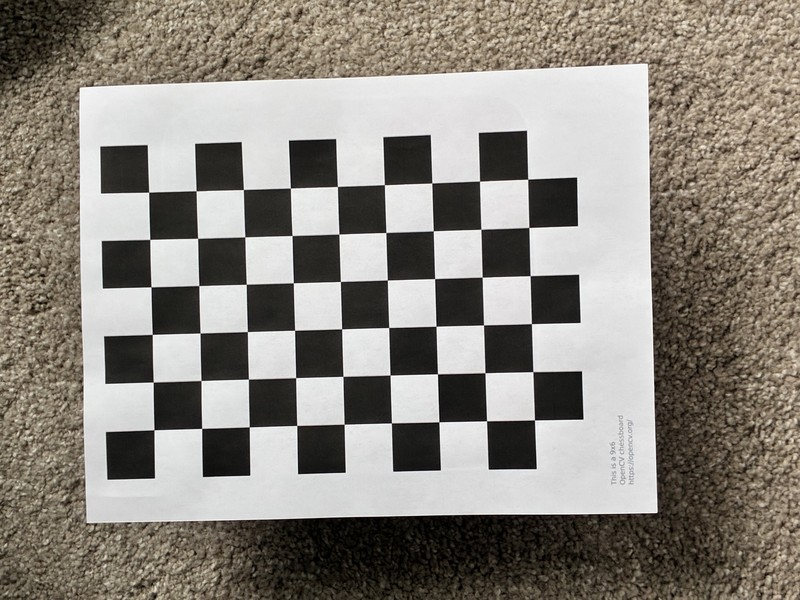
#> input picture lab07/images/chessboard/chessboard_01.jpeg, 800 x 600 px; its folder holds only this picture in this run
$ python pyramid.py
#> lines starting #> are read from the running program, lines starting #| are printed output that depends on the picture; after the words box and inside, x2 and y2 are one past the last pixel; in counts of white or black regions, pixels touching at a corner belong together
import numpy as np
import cv2 as cv
import glob
import os

CURRENT_DIRECTORY = os.path.dirname(os.path.abspath(__file__))

with np.load(os.path.join(CURRENT_DIRECTORY, 'camera_calibration_data.npz')) as data:
#> (reads lab07/camera_calibration_data.npz from the repository)
    mtx, dist = data['mtx'], data['dist_coeffs']

def draw(img, corners, imgpts):
    corner = tuple(corners[0].ravel().astype("int32"))
    imgpts = imgpts.astype("int32")
    img = cv.line(img, corner, tuple(imgpts[0].ravel()), (255,0,0), 5)
    img = cv.line(img, corner, tuple(imgpts[1].ravel()), (0,255,0), 5)
    img = cv.line(img, corner, tuple(imgpts[2].ravel()), (0,0,255), 5)
    img = cv.circle(img, tuple(imgpts[3].ravel()), 5, (0,0,255), -1)
    return img

def draw_cube(img, corners, imgpts):
    imgpts = np.int32(imgpts).reshape(-1,2)

    img = cv.drawContours(img, [imgpts[:4]],-1,(0,255,0),-3)
    for i,j in zip(range(4),range(4,8)):
        img = cv.line(img, tuple(imgpts[i]), tuple(imgpts[j]),(255),3)
    # img = cv.drawContours(img, [imgpts[4:]],-1,(0,0,255),3)
    return img

def draw_triangular(img, corners, imgpts):
    imgpts = np.int32(imgpts).reshape(-1,2)
    apex_i = 3
    img = cv.drawContours(img, [imgpts[:3]],-1,(0,255,0),-3)
    for i in range(3):
        next_i = (i + 1) % 3
        contour = np.array([imgpts[i], imgpts[next_i], imgpts[apex_i]])
        img = cv.drawContours(img, [contour],-1,(0, 0, 255),3)

    # img = cv.drawContours(img, [imgpts[4:]],-1,(0,0,255),3)
    return img


criteria = (cv.TERM_CRITERIA_EPS + cv.TERM_CRITERIA_MAX_ITER, 30, 0.001)
objp = np.zeros((6*9,3), np.float32)
objp[:,:2] = np.mgrid[0:9,0:6].T.reshape(-1,2)
# axis = np.float32([[3,0,0], [0,3,0], [0,0, -3], [0, 0, 0]]).reshape(-1,3)

side_length = 3
corner3_x = 1.5
corner3_y = np.sqrt(side_length**2 - corner3_x**2)
center_x = (side_length + corner3_x) / 3
center_y = corner3_y / 3
center_h = np.sqrt(side_length**2 - center_x**2)

axis_triangular = np.float32([[0,0,0], [side_length,0,0], [side_length/2,corner3_y,0],
                   [center_x,center_y,-center_h] ])

for fname in glob.glob(os.path.join(CURRENT_DIRECTORY, 'images', 'chessboard', '*.jpeg')):
    img = cv.imread(fname)
#> img is the input picture: shape (600, 800, 3); mean B, G, R 126.3, 134.3, 139.7
    gray = cv.cvtColor(img, cv.COLOR_BGR2GRAY)
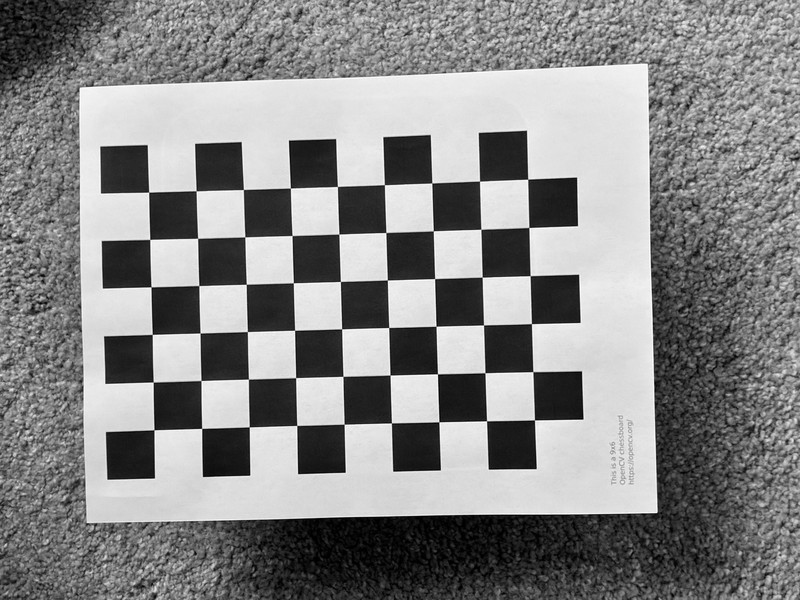
#> gray: shape (600, 800); min 0, max 255, mean 135
    ret, corners = cv.findChessboardCorners(gray, (9,6), None)
#> ret = True; corners = 54 rows, first 8: [148.7, 192.1], [196.1, 190.8], [243.4, 189.5], [290.4, 188.1], [337.4, 186.5], [384.4, 184.6], [431.7, 182.9], [479.5, 181.1]

    if ret == True:
        corners2 = cv.cornerSubPix(gray, corners, (11,11), (-1,-1), criteria)
#> corners2 = 54 rows, first 8: [148.7, 192.2], [196.1, 190.8], [243.4, 189.5], [290.4, 188.1], [337.4, 186.4], [384.4, 184.7], [431.8, 183], [479.6, 181.2]
        ret,rvecs,tvecs = cv.solvePnP(objp, corners2, mtx, dist)
#> rvecs = [-0.0196, 0.0884, -0.0287]; tvecs = [-4.46, -2.24, 27.17]
        # axis_imgpts, jac = cv.projectPoints(axis, rvecs, tvecs, mtx, dist)
        triangular_imgpts, jac = cv.projectPoints(axis_triangular, rvecs, tvecs, mtx, dist)
#> triangular_imgpts = [[148.4, 192], [290.4, 188], [223.3, 313.2], [193.6, 221.4]]

        # img = draw(img, corners2, axis_imgpts)
        img = draw_triangular(img, corners2, triangular_imgpts)
#> in draw_triangular, `imgpts = np.int32(imgpts).reshape(-1,2)`: imgpts = [[148, 192], [290, 188], [223, 313], [193, 221]]
#> in draw_triangular, `img = cv.drawContours(img, [imgpts[:3]],-1,(0,255,0),-3)`:
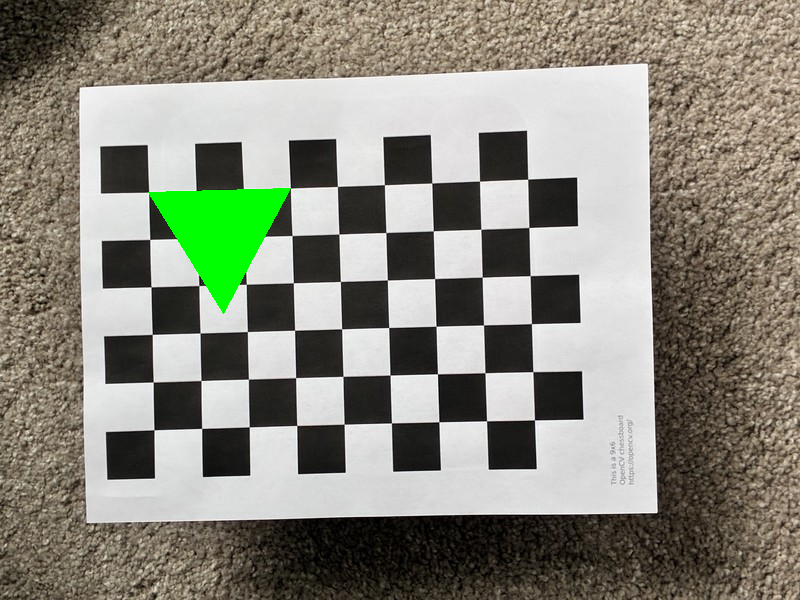
#> img: shape (600, 800, 3); 1.86% of pixels changed, all inside (x1, y1, x2, y2) = (148, 188, 291, 314)
#> the loop in draw_triangular, `for i in range(3):` made 3 passes
#> contour on passes 1 to 3: [[148, 192], [290, 188], [193, 221]], [[290, 188], [223, 313], [193, 221]], [[223, 313], [148, 192], [193, 221]]
#> pass 1, in draw_triangular, `img = cv.drawContours(img, [contour],-1,(0, 0, 255),3)`:
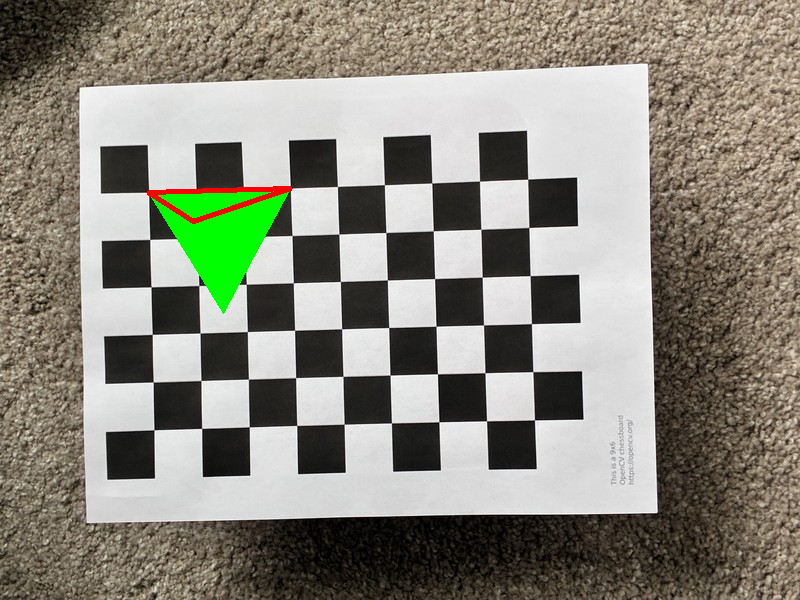
#> img: shape (600, 800, 3); 0.3% of pixels changed, all inside (x1, y1, x2, y2) = (146, 186, 293, 224)
#> pass 2, in draw_triangular, `img = cv.drawContours(img, [contour],-1,(0, 0, 255),3)`:
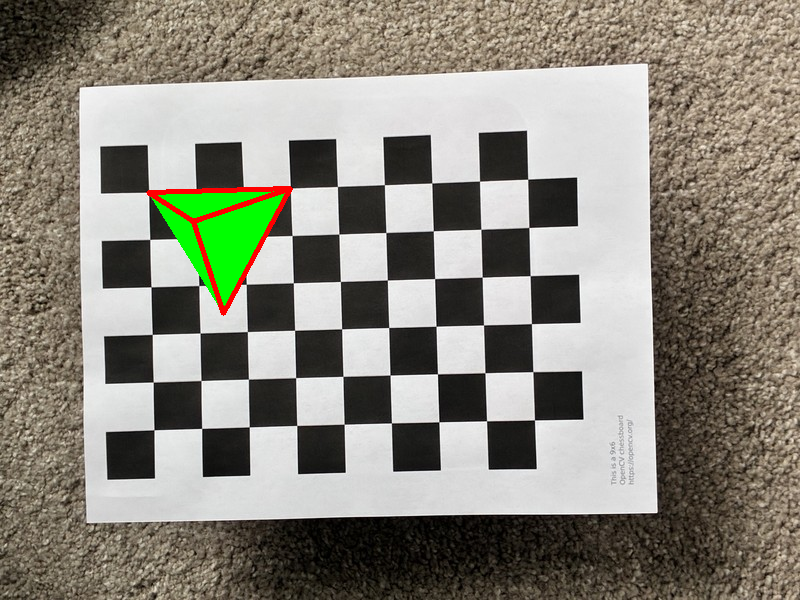
#> img: shape (600, 800, 3); 0.24% of pixels changed, all inside (x1, y1, x2, y2) = (191, 189, 293, 316)
#> pass 3, in draw_triangular, `img = cv.drawContours(img, [contour],-1,(0, 0, 255),3)`:
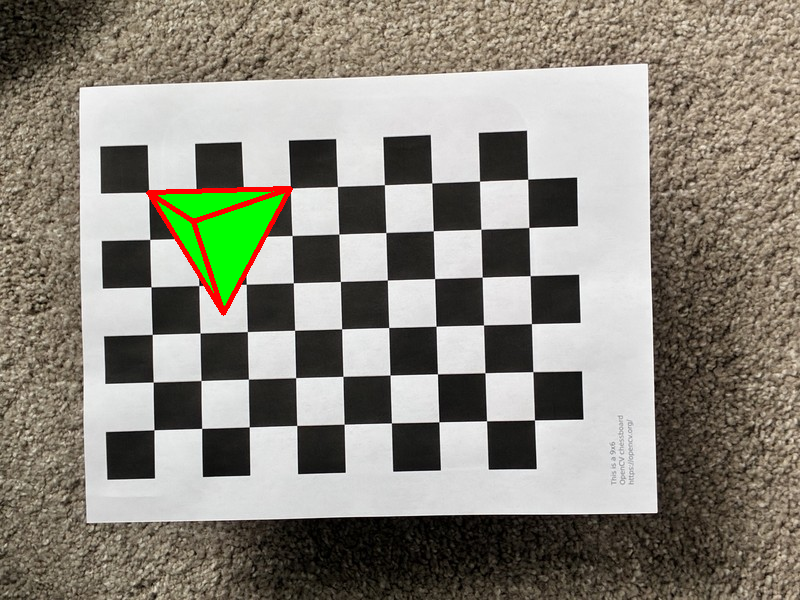
#> img: shape (600, 800, 3); 0.13% of pixels changed, all inside (x1, y1, x2, y2) = (146, 193, 220, 312)
        cv.imshow('img',img)
        k = cv.waitKey(0) & 0xFF
#> (key Esc is pressed here)
        if k == ord('s'):
            os.makedirs(os.path.join(CURRENT_DIRECTORY, 'output'), exist_ok=True)
            filename = os.path.join(CURRENT_DIRECTORY, 'output', 'triangular_' + os.path.basename(fname))
            cv.imwrite(filename, img)
        if k == 27:
            break

cv.destroyAllWindows()
